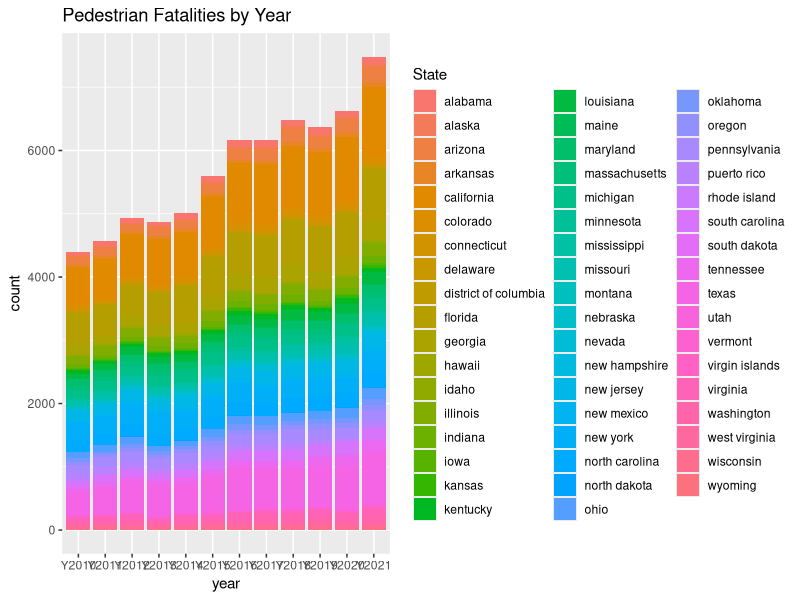
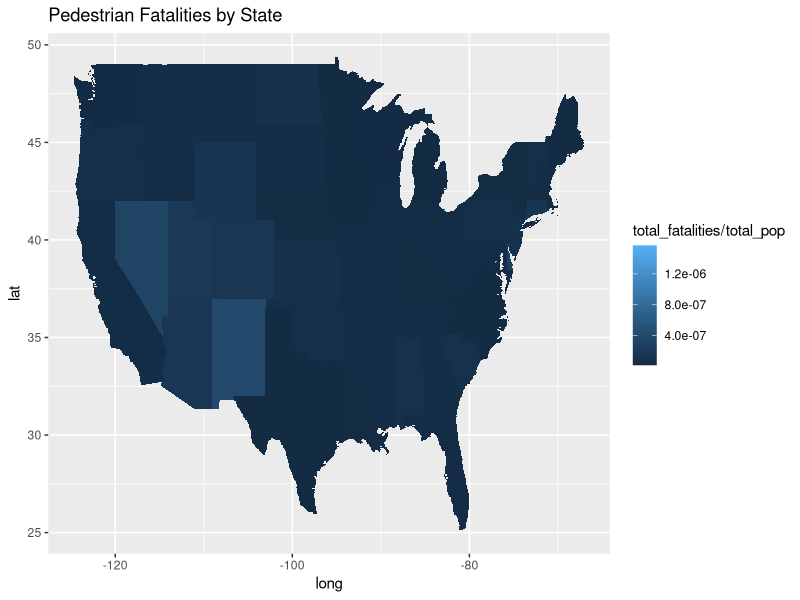
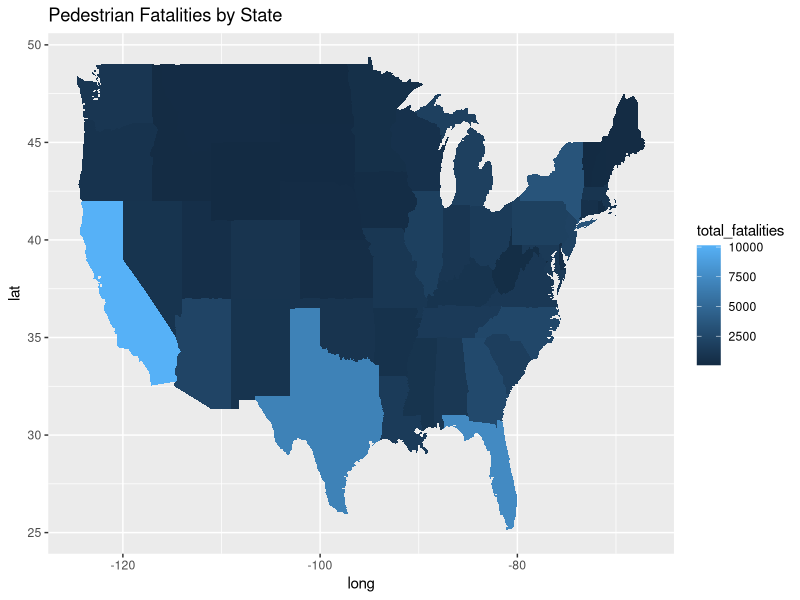
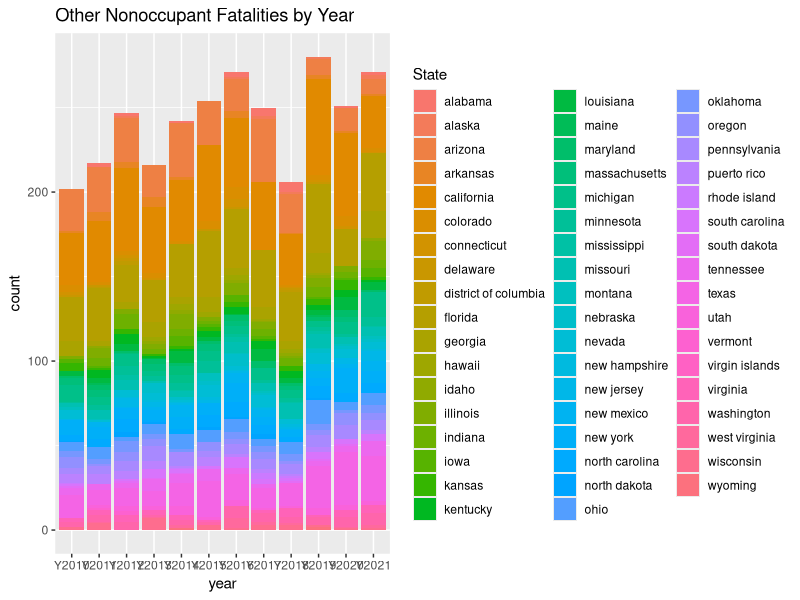
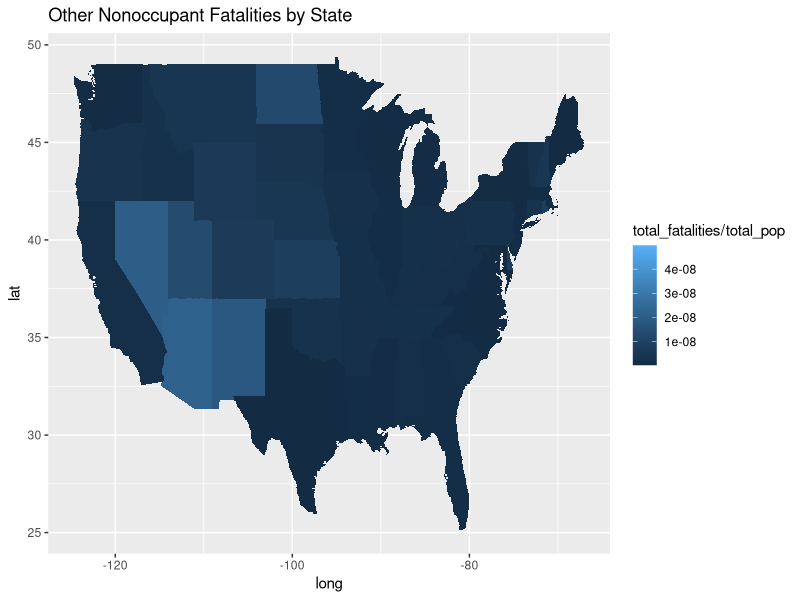
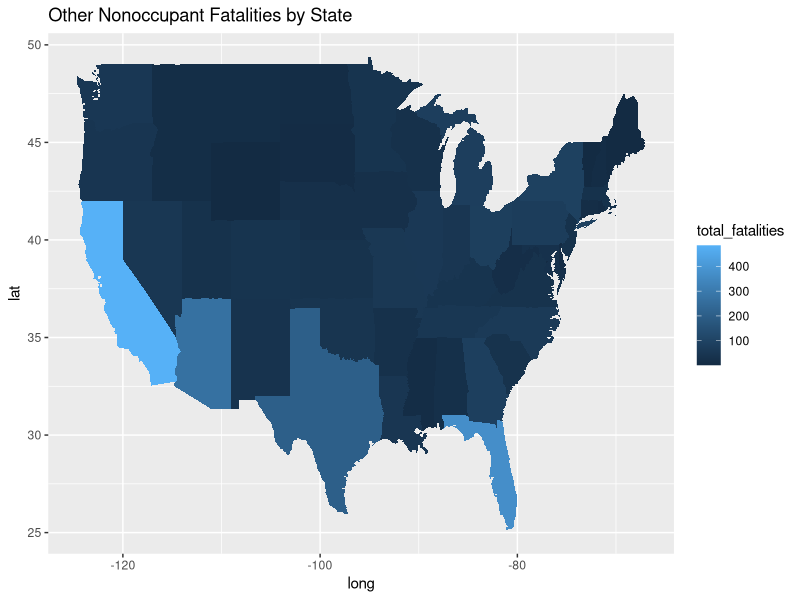
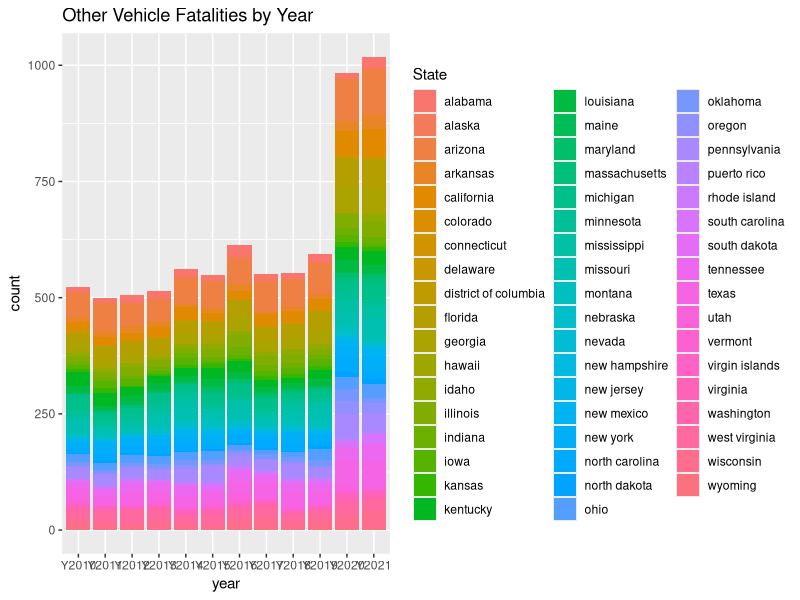
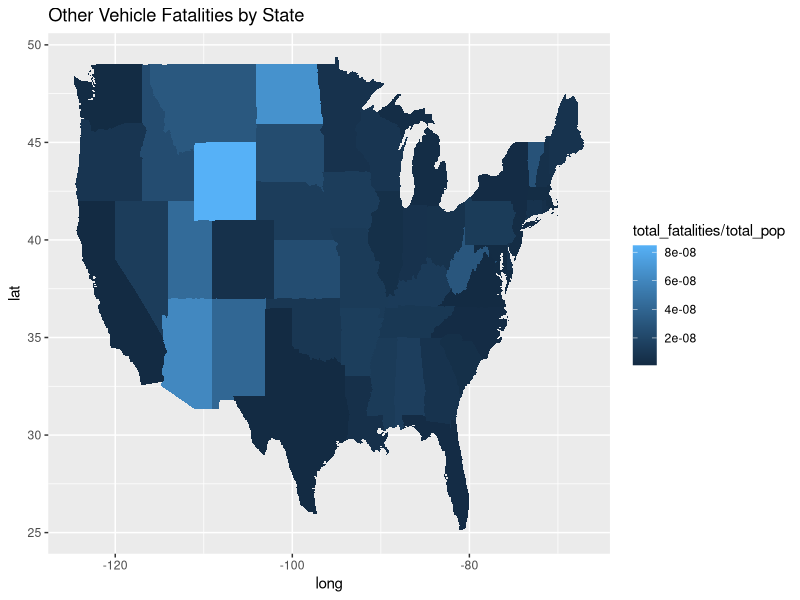

The R script that drew these images, in order:
## ---- chunk 1
knitr::opts_chunk$set(echo = TRUE)
library(tidyverse)
library(dplyr)
## ---- chunk 2
# Datasets being used
hw <- read.csv("hw_fatal.csv")
head(hw)
## ---- chunk 3
# information about data set
summary(hw)
## ---- chunk 4
statePop <- read.csv("state_populations_2010-2021.csv", col.names = c("State", "Y2010","Y2011","Y2012","Y2013","Y2014","Y2015","Y2016","Y2017","Y2018","Y2019","Y2020","Y2021"))
head(statePop)
## ---- chunk 5
# information about dataset
summary(statePop)
## ---- chunk 6
# Cleaning data

## Fixing empty column name for Fatality Type, and making year column names start with a character
hw <-  read.csv("hw_fatal.csv", col.names = c("State","FatalityType","Y2010","Y2011","Y2012","Y2013","Y2014","Y2015","Y2016","Y2017","Y2018","Y2019","Y2020","Y2021","TotalFatalities"))

## Creating a seocnd dataset where there the whole country collectively is not included (just states and territories individually)
states <- hw %>% filter(State != "United States")
states$State <- tolower(states$State) # making joining with the map easier later on
## ---- chunk 7
head(states)

## Parse the fatality by year as a number, and not a character.
states <- states %>%
    mutate (
        Y2010 = parse_number(Y2010),
        Y2011 = parse_number(Y2011),
        Y2012 = parse_number(Y2012),
        Y2013 = parse_number(Y2013),
        Y2014 = parse_number(Y2014),
        Y2015 = parse_number(Y2015),
        Y2016 = parse_number(Y2016),
        Y2017 = parse_number(Y2017),
        Y2018 = parse_number(Y2018),
        Y2019 = parse_number(Y2019),
        Y2020 = parse_number(Y2020),
        Y2021 = parse_number(Y2021),
        TotalFatalities = parse_number(TotalFatalities)
    )
## ---- chunk 8
# information about data set
summary(states)
## ---- chunk 9
# Aadhi

# Initializing stuff
state_map <- map_data("state")

colnames(state_map)[5] <- "State"   # making join easier

states_year <- states %>%        # Organizing by year and the count a numeric to plot
  pivot_longer(cols = Y2010:Y2021, 
               names_to = "year", 
               values_to = "count") %>% 
  mutate(`count` = as.numeric(`count`))

states_pops <- statePop %>%        # Organizing by year and the count a numeric to plot
  pivot_longer(cols = Y2010:Y2021, 
               names_to = "year", 
               values_to = "population") %>% 
  mutate(`population` = as.numeric(`population`))


states_pops$State <- tolower(states_pops$State)

temp_states_old <- left_join(state_map, states_year, by = "State") # making df to plot
temp_states <- left_join(temp_states_old, states_pops, by = c("State", "year"))
## ---- chunk 10
# Aadhi

# Pedestrian Fatalities by Year
states_year %>% 
  filter(FatalityType == "Pedestrian Fatalities") %>% 
  ggplot(aes(x = year, y = count, fill = State)) + 
  geom_col() + 
  ggtitle("Pedestrian Fatalities by Year")

# Pedestrian Fatalities by State
temp_states %>% 
  filter(FatalityType == "Pedestrian Fatalities") %>% 
   mutate(total_pop = sum(population), .by = State) %>%
  mutate(total_fatalities = TotalFatalities, .by = State) %>% 
  ggplot(aes(x = long, y = lat)) + 
  geom_polygon(aes(group = group, fill = total_fatalities / total_pop)) + 
  ggtitle("Pedestrian Fatalities by State")

# Pedestrian Fatalities by State per capita
temp_states %>% 
  filter(FatalityType == "Pedestrian Fatalities") %>% 
  mutate(total_fatalities = TotalFatalities, .by = State) %>% 
  ggplot(aes(x = long, y = lat)) + 
  geom_polygon(aes(group = group, fill = total_fatalities)) + 
  ggtitle("Pedestrian Fatalities by State")



# Other Nonoccupant Fatalities by Year
states_year %>% 
  filter(FatalityType == "Other Nonoccupant Fatalities") %>% 
  ggplot(aes(x = year, y = count, fill = State)) + 
  geom_col() + 
  ggtitle("Other Nonoccupant Fatalities by Year")

# Other Nonoccupant Fatalities by State

temp_states %>% 
  filter(FatalityType == "Other Nonoccupant Fatalities") %>% 
  mutate(total_pop = sum(population), .by = State) %>%
  mutate(total_fatalities = TotalFatalities, .by = State) %>% 
  ggplot(aes(x = long, y = lat)) + 
  geom_polygon(aes(group = group, fill = total_fatalities / total_pop)) + 
  ggtitle("Other Nonoccupant Fatalities by State")

temp_states %>% 
  filter(FatalityType == "Other Nonoccupant Fatalities") %>% 
  mutate(total_fatalities = TotalFatalities, .by = State) %>% 
  ggplot(aes(x = long, y = lat)) + 
  geom_polygon(aes(group = group, fill = total_fatalities)) + 
  ggtitle("Other Nonoccupant Fatalities by State")

# Other Vehicle Fatalities by Year
states_year %>% 
  filter(FatalityType == "Other Vehicle Fatalities") %>% 
  ggplot(aes(x = year, y = count, fill = State)) + 
  geom_col() + 
  ggtitle("Other Vehicle Fatalities by Year")

# Other Vehicle Fatalities by State
temp_states %>% 
  filter(FatalityType == "Other Vehicle Fatalities") %>% 
  mutate(total_pop = sum(population), .by = State) %>%
  mutate(total_fatalities = TotalFatalities, .by = State) %>% 
  ggplot(aes(x = long, y = lat)) + 
  geom_polygon(aes(group = group, fill = total_fatalities / total_pop)) + 
  ggtitle("Other Vehicle Fatalities by State")

temp_states %>% 
  filter(FatalityType == "Other Vehicle Fatalities") %>% 
  mutate(total_fatalities = TotalFatalities, .by = State) %>% 
  ggplot(aes(x = long, y = lat)) + 
  geom_polygon(aes(group = group, fill = total_fatalities)) + 
  ggtitle("Other Vehicle Fatalities by State")
## ---- chunk 11
# Conor

# Pickup Truck Fatalities by Year (Conor)

states_year %>% 
  filter(FatalityType == "Pickup Truck Fatalities") %>% 
  ggplot(aes(x = year, y = count)) + 
  geom_col() + 
  ggtitle("Pickup Truck Fatalities by Year")

# Pickup Truck Fatalities by State (Conor)

temp_states %>% 
  filter(FatalityType == "Pickup Truck Fatalities") %>% 
  mutate(total_pop = sum(population), .by = State) %>%
  mutate(total_fatalities = TotalFatalities, .by = State) %>% 
  ggplot(aes(x = long, y = lat)) + 
  geom_polygon(aes(group = group, fill = total_fatalities / total_pop)) + 
  ggtitle("Pickup Truck Fatalities by State")

temp_states %>% 
  filter(FatalityType == "Pickup Truck Fatalities") %>% 
  mutate(total_fatalities = TotalFatalities, .by = State) %>% 
  ggplot(aes(x = long, y = lat)) + 
  geom_polygon(aes(group = group, fill = total_fatalities)) + 
  ggtitle("Pickup Truck Fatalities by State")

# Van Fatalities by Year (Conor)

states_year %>% 
  filter(FatalityType == "Van Fatalities") %>% 
  ggplot(aes(x = year, y = count)) + 
  geom_col() + 
  ggtitle("Van Fatalities by Year")

# Van Fatalities by State (Conor)

temp_states %>% 
  filter(FatalityType == "Van Fatalities") %>% 
  mutate(total_pop = sum(population), .by = State) %>%
  mutate(total_fatalities = TotalFatalities, .by = State) %>% 
  ggplot(aes(x = long, y = lat)) + 
  geom_polygon(aes(group = group, fill = total_fatalities / total_pop)) + 
  ggtitle("Van Fatalities by State")

temp_states %>% 
  filter(FatalityType == "Van Fatalities") %>% 
  mutate(total_fatalities = TotalFatalities, .by = State) %>% 
  ggplot(aes(x = long, y = lat)) + 
  geom_polygon(aes(group = group, fill = total_fatalities)) + 
  ggtitle("Van Fatalities by State")

# Other Light Truck Fatalities by Year (Conor)

states_year %>% 
  filter(FatalityType == "Other Light Truck Fatalities") %>% 
  ggplot(aes(x = year, y = count)) + 
  geom_col() + 
  ggtitle("Other Light Truck Fatalities by Year")

# Other Light Truck Fatalities by State (Conor)

temp_states %>% 
  filter(FatalityType == "Other Light Truck Fatalities") %>% 
  mutate(total_pop = sum(population), .by = State) %>% 
  mutate(total_fatalities = TotalFatalities, .by = State) %>% 
  ggplot(aes(x = long, y = lat)) + 
  geom_polygon(aes(group = group, fill = total_fatalities / total_pop)) + 
  ggtitle("Other Light Truck Fatalities by State")

temp_states %>% 
  filter(FatalityType == "Other Light Truck Fatalities") %>% 
  mutate(total_fatalities = TotalFatalities, .by = State) %>% 
  ggplot(aes(x = long, y = lat)) + 
  geom_polygon(aes(group = group, fill = total_fatalities)) + 
  ggtitle("Other Light Truck Fatalities by State")

# Motorcycle Fatalities by Year (Conor)

states_year %>% 
  filter(FatalityType == "Motorcycle Fatalities") %>% 
  ggplot(aes(x = year, y = count)) + 
  geom_col() + 
  ggtitle("Motorcycle Fatalities by Year")

# Motorcycle Fatalities by State (Conor)

temp_states %>% 
  filter(FatalityType == "Motorcycle Fatalities") %>% 
  mutate(total_pop = sum(population), .by = State) %>%
  mutate(total_fatalities = TotalFatalities, .by = State) %>% 
  ggplot(aes(x = long, y = lat)) + 
  geom_polygon(aes(group = group, fill = total_fatalities / total_pop)) + 
  ggtitle("Motorcycle Fatalities by State")

temp_states %>% 
  filter(FatalityType == "Motorcycle Fatalities") %>% 
  mutate(total_fatalities = TotalFatalities, .by = State) %>% 
  ggplot(aes(x = long, y = lat)) + 
  geom_polygon(aes(group = group, fill = total_fatalities)) + 
  ggtitle("Motorcycle Fatalities by State")


## ---- chunk 12
# Daniel

# Bus Fatalities by year per state
states_year %>% 
  filter(FatalityType == "Bus Fatalities") %>% 
  ggplot(aes(x = year, y = count, fill = State)) + 
  geom_col(space=1) + 
  ggtitle("Bus Fatalities by Year")

temp_states %>%
  filter(FatalityType == "Bus Fatalities") %>% 
  mutate(total_pop = sum(population), .by = State) %>%
  mutate(total_fatalities = TotalFatalities, .by = State) %>% 
  ggplot(aes(x = long, y = lat)) + 
  geom_polygon(aes(group = group, fill = total_fatalities / total_pop)) + 
  ggtitle("Bus Fatalities by State")

temp_states %>%
  filter(FatalityType == "Bus Fatalities") %>% 
  mutate(total_fatalities = TotalFatalities, .by = State) %>% 
  ggplot(aes(x = long, y = lat)) + 
  geom_polygon(aes(group = group, fill = total_fatalities)) + 
  ggtitle("Bus Fatalities by State")


# Large Truck Fatalities by year per state
states_year %>% 
  filter(FatalityType == "Large Truck Fatalities") %>% 
  ggplot(aes(x = year, y = count, fill = State)) + 
  geom_col(space=1) + 
  ggtitle("Large Truck Fatalities by Year")

temp_states %>%
  filter(FatalityType == "Large Truck Fatalities") %>% 
  mutate(total_pop = sum(population), .by = State) %>%
  mutate(total_fatalities = TotalFatalities, .by = State) %>% 
  ggplot(aes(x = long, y = lat)) + 
  geom_polygon(aes(group = group, fill = total_fatalities / total_pop)) + 
  ggtitle("Large Truck Fatalities by State")

temp_states %>%
  filter(FatalityType == "Large Truck Fatalities") %>% 
  mutate(total_fatalities = TotalFatalities, .by = State) %>% 
  ggplot(aes(x = long, y = lat)) + 
  geom_polygon(aes(group = group, fill = total_fatalities)) + 
  ggtitle("Large Truck Fatalities by State")

# Pedalcyclist Fatalities by year per state
states_year %>% 
  filter(FatalityType == "Pedalcyclist Fatalities") %>% 
  ggplot(aes(x = year, y = count, fill = State)) + 
  geom_col(space=1) + 
  ggtitle("Pedalcyclist Fatalities by Year")

temp_states %>%
  filter(FatalityType == "Pedalcyclist Fatalities") %>% 
  mutate(total_pop = sum(population), .by = State) %>%
  mutate(total_fatalities = TotalFatalities, .by = State) %>% 
  ggplot(aes(x = long, y = lat)) + 
  geom_polygon(aes(group = group, fill = total_fatalities / total_pop)) + 
  ggtitle("Pedalcyclist Fatalities by State per Capita")

temp_states %>%
  filter(FatalityType == "Pedalcyclist Fatalities") %>% 
  mutate(total_fatalities = TotalFatalities, .by = State) %>% 
  ggplot(aes(x = long, y = lat)) + 
  geom_polygon(aes(group = group, fill = total_fatalities)) + 
  ggtitle("Pedalcyclist Fatalities by State")

## ---- chunk 13
# Roba

## Construct map of fatalality by state

states$region <- tolower(states$State)
state_map2 <- map_data("state")
state_map2 <- states %>% left_join(state_map2, by="region")
head(state_map2)

temp_states %>%
  filter(FatalityType == "Highway Fatalities") %>% 
  mutate(total_pop = sum(population), .by = State) %>%
  mutate(total_fatalities = TotalFatalities, .by = State) %>% 
  ggplot(aes(x = long, y = lat)) + 
  geom_polygon(aes(group = group, fill = total_fatalities / total_pop)) + 
  ggtitle("Highway Fatalities by State per Capita")

state_map2 %>% filter(FatalityType == "Highway Fatalities") %>% 
    mutate(total_fatalities = TotalFatalities, .by = State) %>%   
    ggplot(aes(x = long, y = lat)) + 
    geom_polygon(aes(group=group, fill = total_fatalities)) +
    scale_fill_continuous(name = "Death Count (2010 - 2021)") +
    ggtitle("Highway Fatalities by State Population Density")
    
temp_states %>%
  filter(FatalityType == "Passenger Car Fatalities") %>% 
  mutate(total_pop = sum(population), .by = State) %>%
  mutate(total_fatalities = TotalFatalities, .by = State) %>% 
  ggplot(aes(x = long, y = lat)) + 
  geom_polygon(aes(group = group, fill = total_fatalities / total_pop)) + 
  ggtitle("Passenger Car Fatalities by State per Capita")

state_map2 %>% filter(FatalityType == "Passenger Car Fatalities") %>%
    mutate(total_fatalities = TotalFatalities, .by = State) %>%    
    ggplot(aes(x = long, y = lat)) + 
    geom_polygon(aes(group=group, fill = total_fatalities)) +
    scale_fill_continuous(name = "Death Count (2010 - 2021)") +
    ggtitle("Passenger Car Fatalities by State")

temp_states %>%
  filter(FatalityType == "SUV Fatalities") %>% 
  mutate(total_pop = sum(population), .by = State) %>%
  mutate(total_fatalities = TotalFatalities, .by = State) %>% 
  ggplot(aes(x = long, y = lat)) + 
  geom_polygon(aes(group = group, fill = total_fatalities / total_pop)) + 
  ggtitle("SUV Fatalities by State per Capita")

state_map2 %>% filter(FatalityType == "SUV Fatalities") %>% 
    mutate(total_fatalities = TotalFatalities, .by = State) %>%    
    ggplot(aes(x = long, y = lat)) + 
    geom_polygon(aes(group=group, fill = total_fatalities)) +
    scale_fill_continuous(name = "Death Count (2010 - 2021)") +
    ggtitle("SUV Fatalities by State")

## Construct map of fatalality by year

state_map_year <- states %>% 
  pivot_longer(cols = Y2010:Y2021, 
               names_to = "year", 
               values_to = "count") %>% 
  mutate(`count` = as.numeric(`count`))

state_map_year %>% 
  filter(FatalityType == "Highway Fatalities") %>% 
  ggplot(aes(x = year, y = count)) + 
  geom_col() + 
  ggtitle("Highway Fatalities by Year")

state_map_year %>% 
  filter(FatalityType == "Passenger Car Fatalities") %>% 
  ggplot(aes(x = year, y = count)) + 
  geom_col() + 
  ggtitle("Passenger Car Fatalities by Year")

state_map_year %>% 
  filter(FatalityType == "SUV Fatalities") %>% 
  ggplot(aes(x = year, y = count)) + 
  geom_col() + 
  ggtitle("SUV Fatalities by Year")

state_map2 %>% filter(FatalityType == "Other Nonoccupant Fatalities") %>% 
    mutate(total_fatalities = TotalFatalities, .by = State) %>%    
    ggplot(aes(x = long, y = lat)) + 
    geom_polygon(aes(group=group, fill = total_fatalities)) +
    scale_fill_continuous(name = "Death Count (2010 - 2021)") +
    ggtitle("Other Nonoccupant Fatalities by State")
